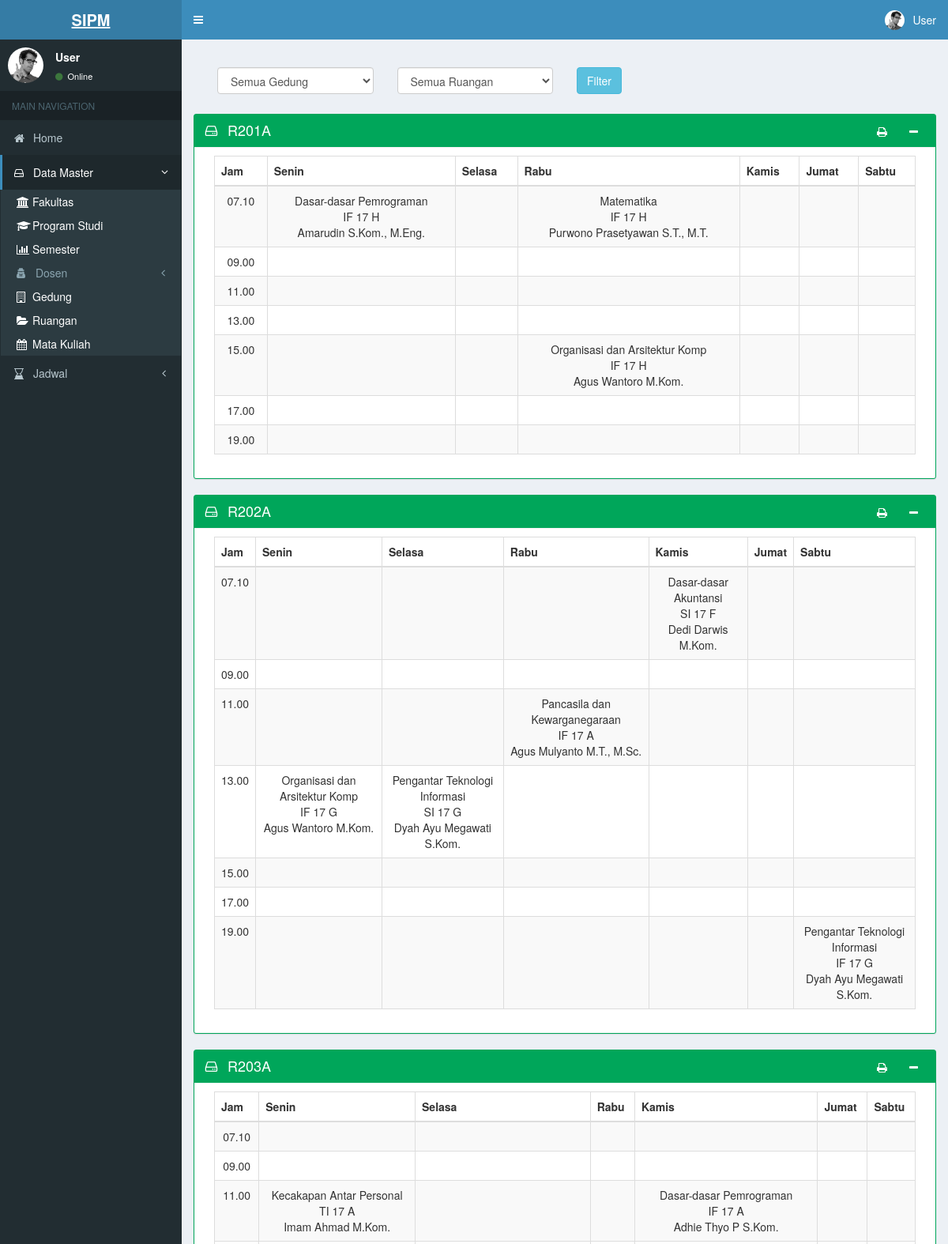
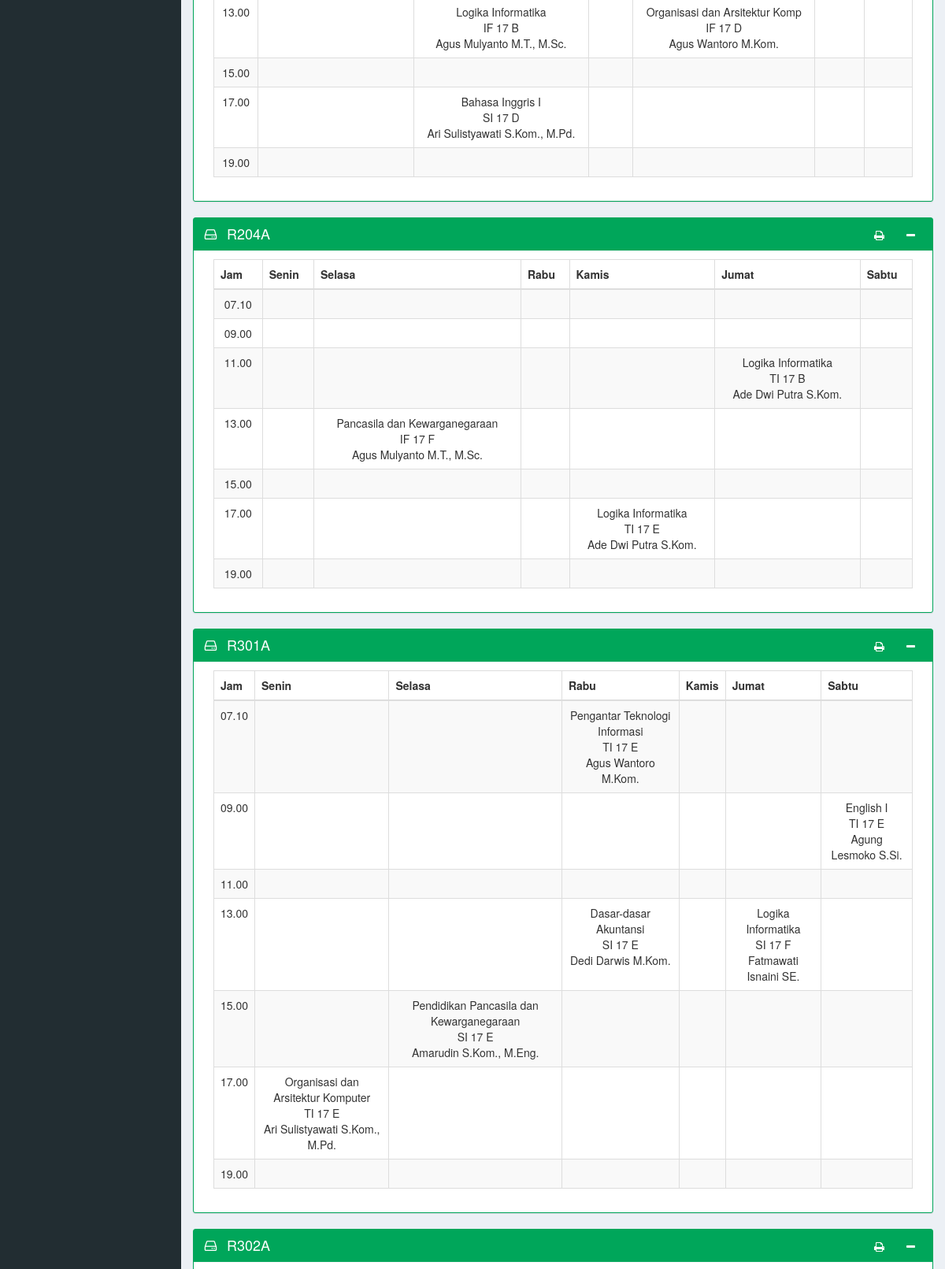
Screenshot of /index.php/result/hasil_ruangan (upper part) with the database file from the repository (2 pictures, top to bottom).
### tables this page shows
CREATE TABLE `tb_ruangan` (
  `id_ruang` int(11) NOT NULL AUTO_INCREMENT,
  `id_gedung` int(11) NOT NULL,
  `nama_ruang` varchar(20) DEFAULT NULL,
  `kapasitas` int(11) DEFAULT NULL,
  `jenis` enum('Kelas','Lab','BAAK','Rapat','Auditorium','Presentasi','Ruang Dosen','Ruang Pimpinan','Lainnya') DEFAULT 'Kelas',
  `keterangan` text,
  PRIMARY KEY (`id_ruang`),
  KEY `ruanggedung` (`id_gedung`),
  CONSTRAINT `tb_ruangan_ibfk_2` FOREIGN KEY (`id_gedung`) REFERENCES `tb_gedung` (`id_gedung`)
);

### application/views/result/v_ruangan.php (the view, shortened to what the rows shown need)
  <div class="content-wrapper">
    <section class="content">
<?php
	foreach ($dataRuangan as $ruang)
	{
		$ruang_senin_tujuh = $model_obj->ruang_senin_tujuh($ruang->id_ruang);
        $ruang_senin_sebelas = $model_obj->ruang_senin_sebelas($ruang->id_ruang);
        $ruang_senin_tigabelas = $model_obj->ruang_senin_tigabelas($ruang->id_ruang);
        $ruang_senin_tujuhbelas = $model_obj->ruang_senin_tujuhbelas($ruang->id_ruang);
        $ruang_selasa_tigabelas = $model_obj->ruang_selasa_tigabelas($ruang->id_ruang);
        $ruang_selasa_limabelas = $model_obj->ruang_selasa_limabelas($ruang->id_ruang);
        $ruang_selasa_tujuhbelas = $model_obj->ruang_selasa_tujuhbelas($ruang->id_ruang);
        $ruang_rabu_tujuh = $model_obj->ruang_rabu_tujuh($ruang->id_ruang);
        $ruang_rabu_sebelas = $model_obj->ruang_rabu_sebelas($ruang->id_ruang);
        $ruang_rabu_tigabelas = $model_obj->ruang_rabu_tigabelas($ruang->id_ruang);
        $ruang_rabu_limabelas = $model_obj->ruang_rabu_limabelas($ruang->id_ruang);
        $ruang_kamis_tujuh = $model_obj->ruang_kamis_tujuh($ruang->id_ruang);
        $ruang_kamis_sebelas = $model_obj->ruang_kamis_sebelas($ruang->id_ruang);
        $ruang_kamis_tigabelas = $model_obj->ruang_kamis_tigabelas($ruang->id_ruang);
        $ruang_kamis_tujuhbelas = $model_obj->ruang_kamis_tujuhbelas($ruang->id_ruang);
        $ruang_jumat_sebelas = $model_obj->ruang_jumat_sebelas($ruang->id_ruang);
        $ruang_jumat_tigabelas = $model_obj->ruang_jumat_tigabelas($ruang->id_ruang);
        $ruang_sabtu_sembilan = $model_obj->ruang_sabtu_sembilan($ruang->id_ruang);
        $ruang_sabtu_sembilanbelas = $model_obj->ruang_sabtu_sembilanbelas($ruang->id_ruang);
?>
    <div class="row">
	<div class="col-md-12">
	          <div class="box box-success box-solid">
	            <div class="box-header with-border">
	            <i class="fa fa-hdd-o fa-fw"></i>
	              <h3 class="box-title"><?php echo $ruang->nama_ruang ?></h3>
	              <div class="box-tools pull-right">
	                <a href="<?php echo base_url();?>result/cetak_ruangan/<?php echo $ruang->id_ruang;?>"><button class="btn btn-box-tool" type="submit"><i class="fa fa-print"></i></button></a>
	                <button type="button" class="btn btn-box-tool" data-widget="collapse"><i class="fa fa-minus"></i></button>
	              </div>
	            </div>
	            <div class="box-body">
	        <div class="col-sm-12" >
	            <table id="list-data" class="table table-bordered table-striped">
	              <thead>
	              <tr>
	                <th>Jam</th>
	                <th>Senin</th>
	                <th>Selasa</th>
	                <th>Rabu</th>
	                <th>Kamis</th>
	                <th>Jumat</th>
	                <th>Sabtu</th>
	              </tr>
	            </thead>
	            <tbody align="center">
	              <tr>
	                <td>07.10</td>
	                <td>
	                  <?php foreach ($ruang_senin_tujuh as $ruang_senin_tujuh)
	                  {
	                  	?>
	                  	<?php echo $ruang_senin_tujuh->nama_makul?>
	                  	<br>
	                  	<?php echo $ruang_senin_tujuh->nama_kelas?>
	                  	<br>
	                  	<?php echo $ruang_senin_tujuh->gelar_depan?> <?php echo $ruang_senin_tujuh->nama_dosen?> <?php echo $ruang_senin_tujuh->gelar_belakang?>
	                  <?php
	                  }
	                  ?>
	                </td>
	                <td>
	                </td>
	                <td>
	                  <?php foreach ($ruang_rabu_tujuh as $ruang_rabu_tujuh)
	                  {
	                  	?>
	                  	<?php echo $ruang_rabu_tujuh->nama_makul?>
	                  	<br>
	                  	<?php echo $ruang_rabu_tujuh->nama_kelas?>
	                  	<br>
	                  	<?php echo $ruang_rabu_tujuh->gelar_depan?> <?php echo $ruang_rabu_tujuh->nama_dosen?> <?php echo $ruang_rabu_tujuh->gelar_belakang?>
	                  <?php
	                  }
	                  ?>
	                </td>
	                <td>
	                  <?php foreach ($ruang_kamis_tujuh as $ruang_kamis_tujuh)
	                  {
	                  	?>
	                  	<?php echo $ruang_kamis_tujuh->nama_makul?>
	                  	<br>
	                  	<?php echo $ruang_kamis_tujuh->nama_kelas?>
	                  	<br>
	                  	<?php echo $ruang_kamis_tujuh->gelar_depan?> <?php echo $ruang_kamis_tujuh->nama_dosen?> <?php echo $ruang_kamis_tujuh->gelar_belakang?>
	                  <?php
	                  }
	                  ?>
	                </td>
	                <td>
	                </td>
	                <td>
	                </td>
	              </tr>
	              <tr>
	                <td>09.00</td>
	                <td>
	                </td>
	                <td>
	                </td>
	                <td>
	                </td>
	                <td>
	                </td>
	                <td>
	                </td>
	                <td>
	                  <?php foreach ($ruang_sabtu_sembilan as $ruang_sabtu_sembilan)
	                  {
	                  	?>
	                  	<?php echo $ruang_sabtu_sembilan->nama_makul?>
	                  	<br>
	                  	<?php echo $ruang_sabtu_sembilan->nama_kelas?>
	                  	<br>
	                  	<?php echo $ruang_sabtu_sembilan->gelar_depan?> <?php echo $ruang_sabtu_sembilan->nama_dosen?> <?php echo $ruang_sabtu_sembilan->gelar_belakang?>
	                  <?php
	                  }
	                  ?>
	                </td>
	              </tr>
	              <tr>
	                <td>11.00</td>
	                <td>
	                  <?php foreach ($ruang_senin_sebelas as $ruang_senin_sebelas)
	                  {
	                  	?>
	                  	<?php echo $ruang_senin_sebelas->nama_makul?>
	                  	<br>
	                  	<?php echo $ruang_senin_sebelas->nama_kelas?>
	                  	<br>
	                  	<?php echo $ruang_senin_sebelas->gelar_depan?> <?php echo $ruang_senin_sebelas->nama_dosen?> <?php echo $ruang_senin_sebelas->gelar_belakang?>
	                  <?php
	                  }
	                  ?>
	                </td>
	                <td>
	                </td>
	                <td>
	                  <?php foreach ($ruang_rabu_sebelas as $ruang_rabu_sebelas)
	                  {
	                  	?>
	                  	<?php echo $ruang_rabu_sebelas->nama_makul?>
	                  	<br>
	                  	<?php echo $ruang_rabu_sebelas->nama_kelas?>
	                  	<br>
	                  	<?php echo $ruang_rabu_sebelas->gelar_depan?> <?php echo $ruang_rabu_sebelas->nama_dosen?> <?php echo $ruang_rabu_sebelas->gelar_belakang?>
	                  <?php
	                  }
	                  ?>
	                </td>
	                <td>
	                  <?php foreach ($ruang_kamis_sebelas as $ruang_kamis_sebelas)
	                  {
	                  	?>
	                  	<?php echo $ruang_kamis_sebelas->nama_makul?>
	                  	<br>
	                  	<?php echo $ruang_kamis_sebelas->nama_kelas?>
	                  	<br>
	                  	<?php echo $ruang_kamis_sebelas->gelar_depan?> <?php echo $ruang_kamis_sebelas->nama_dosen?> <?php echo $ruang_kamis_sebelas->gelar_belakang?>
	                  <?php
	                  }
	                  ?>
	                </td>
	                <td>
	                  <?php foreach ($ruang_jumat_sebelas as $ruang_jumat_sebelas)
	                  {
	                  	?>
	                  	<?php echo $ruang_jumat_sebelas->nama_makul?>
	                  	<br>
	                  	<?php echo $ruang_jumat_sebelas->nama_kelas?>
	                  	<br>
	                  	<?php echo $ruang_jumat_sebelas->gelar_depan?> <?php echo $ruang_jumat_sebelas->nama_dosen?> <?php echo $ruang_jumat_sebelas->gelar_belakang?>
	                  <?php
	                  }
	                  ?>
	                </td>
	                <td>
	                </td>
	              </tr>
	              <tr>
	                <td>13.00</td>
	                <td>
	                  <?php foreach ($ruang_senin_tigabelas as $ruang_senin_tigabelas)
	                  {
	                  	?>
	                  	<?php echo $ruang_senin_tigabelas->nama_makul?>
	                  	<br>
	                  	<?php echo $ruang_senin_tigabelas->nama_kelas?>
	                  	<br>
	                  	<?php echo $ruang_senin_tigabelas->gelar_depan?> <?php echo $ruang_senin_tigabelas->nama_dosen?> <?php echo $ruang_senin_tigabelas->gelar_belakang?>
	                  <?php
	                  }
	                  ?>
	                </td>
	                <td>
	                  <?php foreach ($ruang_selasa_tigabelas as $ruang_selasa_tigabelas)
	                  {
	                  	?>
	                  	<?php echo $ruang_selasa_tigabelas->nama_makul?>
	                  	<br>
	                  	<?php echo $ruang_selasa_tigabelas->nama_kelas?>
	                  	<br>
	                  	<?php echo $ruang_selasa_tigabelas->gelar_depan?> <?php echo $ruang_selasa_tigabelas->nama_dosen?> <?php echo $ruang_selasa_tigabelas->gelar_belakang?>
	                  <?php
	                  }
	                  ?>
	                </td>
	                <td>
	                  <?php foreach ($ruang_rabu_tigabelas as $ruang_rabu_tigabelas)
	                  {
	                  	?>
	                  	<?php echo $ruang_rabu_tigabelas->nama_makul?>
	                  	<br>
	                  	<?php echo $ruang_rabu_tigabelas->nama_kelas?>
	                  	<br>
	                  	<?php echo $ruang_rabu_tigabelas->gelar_depan?> <?php echo $ruang_rabu_tigabelas->nama_dosen?> <?php echo $ruang_rabu_tigabelas->gelar_belakang?>
	                  <?php
	                  }
	                  ?>
	                </td>
	                <td>
	                  <?php foreach ($ruang_kamis_tigabelas as $ruang_kamis_tigabelas)
	                  {
	                  	?>
	                  	<?php echo $ruang_kamis_tigabelas->nama_makul?>
	                  	<br>
	                  	<?php echo $ruang_kamis_tigabelas->nama_kelas?>
	                  	<br>
	                  	<?php echo $ruang_kamis_tigabelas->gelar_depan?> <?php echo $ruang_kamis_tigabelas->nama_dosen?> <?php echo $ruang_kamis_tigabelas->gelar_belakang?>
	                  <?php
	                  }
	                  ?>
	                </td>
	                <td>
	                  <?php foreach ($ruang_jumat_tigabelas as $ruang_jumat_tigabelas)
	                  {
	                  	?>
	                  	<?php echo $ruang_jumat_tigabelas->nama_makul?>
	                  	<br>
	                  	<?php echo $ruang_jumat_tigabelas->nama_kelas?>
	                  	<br>
	                  	<?php echo $ruang_jumat_tigabelas->gelar_depan?> <?php echo $ruang_jumat_tigabelas->nama_dosen?> <?php echo $ruang_jumat_tigabelas->gelar_belakang?>
	                  <?php
	                  }
	                  ?>
	                </td>
	                <td>
	                </td>
	              </tr>
	              <tr>
	                <td>15.00</td>
	                <td>
	                </td>
	                <td>
	                  <?php foreach ($ruang_selasa_limabelas as $ruang_selasa_limabelas)
	                  {
	                  	?>
	                  	<?php echo $ruang_selasa_limabelas->nama_makul?>
	                  	<br>
	                  	<?php echo $ruang_selasa_limabelas->nama_kelas?>
	                  	<br>
	                  	<?php echo $ruang_selasa_limabelas->gelar_depan?> <?php echo $ruang_selasa_limabelas->nama_dosen?> <?php echo $ruang_selasa_limabelas->gelar_belakang?>
	                  <?php
	                  }
	                  ?>
	                </td>
	                <td>
	                  <?php foreach ($ruang_rabu_limabelas as $ruang_rabu_limabelas)
	                  {
	                  	?>
	                  	<?php echo $ruang_rabu_limabelas->nama_makul?>
	                  	<br>
	                  	<?php echo $ruang_rabu_limabelas->nama_kelas?>
	                  	<br>
	                  	<?php echo $ruang_rabu_limabelas->gelar_depan?> <?php echo $ruang_rabu_limabelas->nama_dosen?> <?php echo $ruang_rabu_limabelas->gelar_belakang?>
	                  <?php
	                  }
	                  ?>
	                </td>
	                <td>
	                </td>
	                <td>
	                </td>
	                <td>
	                </td>
	              </tr>
	              <tr>
	                <td>17.00</td>
	                <td>
	                  <?php foreach ($ruang_senin_tujuhbelas as $ruang_senin_tujuhbelas)
	                  {
	                  	?>
	                  	<?php echo $ruang_senin_tujuhbelas->nama_makul?>
	                  	<br>
	                  	<?php echo $ruang_senin_tujuhbelas->nama_kelas?>
	                  	<br>
	                  	<?php echo $ruang_senin_tujuhbelas->gelar_depan?> <?php echo $ruang_senin_tujuhbelas->nama_dosen?> <?php echo $ruang_senin_tujuhbelas->gelar_belakang?>
	                  <?php
	                  }
	                  ?>
	                </td>
	                <td>
	                  <?php foreach ($ruang_selasa_tujuhbelas as $ruang_selasa_tujuhbelas)
	                  {
	                  	?>
	                  	<?php echo $ruang_selasa_tujuhbelas->nama_makul?>
	                  	<br>
	                  	<?php echo $ruang_selasa_tujuhbelas->nama_kelas?>
	                  	<br>
	                  	<?php echo $ruang_selasa_tujuhbelas->gelar_depan?> <?php echo $ruang_selasa_tujuhbelas->nama_dosen?> <?php echo $ruang_selasa_tujuhbelas->gelar_belakang?>
	                  <?php
	                  }
	                  ?>
	                </td>
	                <td>
	                </td>
	                <td>
	                  <?php foreach ($ruang_kamis_tujuhbelas as $ruang_kamis_tujuhbelas)
	                  {
	                  	?>
	                  	<?php echo $ruang_kamis_tujuhbelas->nama_makul?>
	                  	<br>
	                  	<?php echo $ruang_kamis_tujuhbelas->nama_kelas?>
	                  	<br>
	                  	<?php echo $ruang_kamis_tujuhbelas->gelar_depan?> <?php echo $ruang_kamis_tujuhbelas->nama_dosen?> <?php echo $ruang_kamis_tujuhbelas->gelar_belakang?>
	                  <?php
	                  }
	                  ?>
	                </td>
	                <td>
	                </td>
	                <td>
	                </td>
	              </tr>
	              <tr>
	                <td>19.00</td>
	                <td>
	                </td>
	                <td>
	                </td>
	                <td>
	                </td>
	                <td>
	                </td>
	                <td>
	                </td>
	                <td>
	                  <?php foreach ($ruang_sabtu_sembilanbelas as $ruang_sabtu_sembilanbelas)
	                  {
	                  	?>
	                  	<?php echo $ruang_sabtu_sembilanbelas->nama_makul?>
	                  	<br>
	                  	<?php echo $ruang_sabtu_sembilanbelas->nama_kelas?>
	                  	<br>
	                  	<?php echo $ruang_sabtu_sembilanbelas->gelar_depan?> <?php echo $ruang_sabtu_sembilanbelas->nama_dosen?> <?php echo $ruang_sabtu_sembilanbelas->gelar_belakang?>
	                  <?php
	                  }
	                  ?>
	                </td>
	              </tr>
	            </tbody>
	          </table>
	        </div>
	    </div>
	  </div>
	</div>
	</div>
<?php
	}
?>
    </section>
  </div>

### rows the page displays
tb_ruangan: nama_ruang "R201A", nama_makul "Dasar-dasar Pemrograman", nama_kelas "IF 17 H", nama_dosen "Amarudin", gelar_belakang "S.Kom., M.Eng.", nama_makul "Matematika", nama_dosen "Purwono Prasetyawan", gelar_belakang "S.T., M.T.", nama_makul "Organisasi dan Arsitektur Komp", nama_dosen "Agus Wantoro", gelar_belakang "M.Kom."
tb_ruangan: nama_ruang "R202A", nama_makul "Dasar-dasar Akuntansi", nama_kelas "SI 17 F", nama_dosen "Dedi Darwis", gelar_belakang "M.Kom.", nama_makul "Pancasila dan Kewarganegaraan", nama_kelas "IF 17 A", nama_dosen "Agus Mulyanto", gelar_belakang "M.T., M.Sc.", nama_makul "Organisasi dan Arsitektur Komp", nama_kelas "IF 17 G", nama_dosen "Agus Wantoro", nama_makul "Pengantar Teknologi Informasi", nama_kelas "SI 17 G", nama_dosen "Dyah Ayu Megawati", gelar_belakang "S.Kom."
tb_ruangan: nama_ruang "R203A", nama_makul "Kecakapan Antar Personal", nama_kelas "TI 17 A", nama_dosen "Imam Ahmad", gelar_belakang "M.Kom.", nama_makul "Dasar-dasar Pemrograman", nama_kelas "IF 17 A", nama_dosen "Adhie Thyo P", gelar_belakang "S.Kom.", nama_makul "Logika Informatika", nama_kelas "IF 17 B", nama_dosen "Agus Mulyanto", gelar_belakang "M.T., M.Sc.", nama_makul "Organisasi dan Arsitektur Komp", nama_kelas "IF 17 D", nama_dosen "Agus Wantoro", nama_makul "Bahasa Inggris I", nama_kelas "SI 17 D", nama_dosen "Ari Sulistyawati", gelar_belakang "S.Kom., M.Pd."
tb_ruangan: nama_ruang "R204A", nama_makul "Logika Informatika", nama_kelas "TI 17 B", nama_dosen "Ade Dwi Putra", gelar_belakang "S.Kom.", nama_makul "Pancasila dan Kewarganegaraan", nama_kelas "IF 17 F", nama_dosen "Agus Mulyanto", gelar_belakang "M.T., M.Sc.", nama_kelas "TI 17 E"
tb_ruangan: nama_ruang "R301A", nama_makul "Pengantar Teknologi Informasi", nama_kelas "TI 17 E", nama_dosen "Agus Wantoro", gelar_belakang "M.Kom.", nama_makul "English I", nama_dosen "Agung Lesmoko", gelar_belakang "S.Si.", nama_makul "Dasar-dasar Akuntansi", nama_kelas "SI 17 E", nama_dosen "Dedi Darwis", nama_makul "Logika Informatika", nama_kelas "SI 17 F", nama_dosen "Fatmawati Isnaini", gelar_belakang "SE.", nama_makul "Pendidikan Pancasila dan Kewarganegaraan", nama_dosen "Amarudin", gelar_belakang "S.Kom., M.Eng.", nama_makul "Organisasi dan Arsitektur Komputer", nama_dosen "Ari Sulistyawati", gelar_belakang "S.Kom., M.Pd."
tb_ruangan: nama_ruang "R302A"
